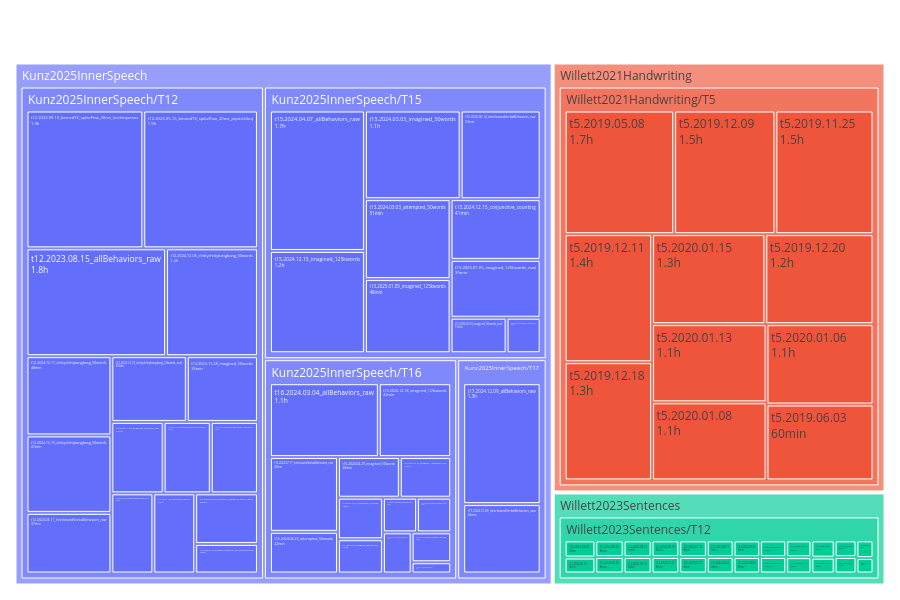

Write notebook code for a chart like this one.
### Code cell
viz.plot_study(readable(pooled, pooled.session))

### Figure 1 — Plotly figure (JSON) as saved in the notebook; plotly's stock layout.template omitted (floating-point values rounded to 4 significant figures)
{"data": [{"branchvalues": "total", "customdata": [["1.9h"], ["13min"], ["1.8h"], ["1.9h"], ["24min"], ["23min"], ["24min"], ["24min"], ["24min"], ["33min"], ["27min"], ["37min"], ["1.2h"], ["48min"], ["47min"], ["35min"], ["51min"], ["1.1h"], ["15min"], ["1.7h"], ["53min"], ["41min"], ["1.2h"], ["9min"], ["48min"], ["39min"], ["1.1h"], ["9min"], ["9min"], ["22min"], ["20min"], ["12min"], ["4min"], ["9min"], ["9min"], ["40min"], ["15min"], ["42min"], ["16min"], ["1.3h"], ["46min"], ["1.7h"], ["60min"], ["1.5h"], ["1.5h"], ["1.4h"], ["1.3h"], ["1.2h"], ["1.1h"], ["1.1h"], ["1.1h"], ["1.3h"], ["8min"], ["7min"], ["5min"], ["5min"], ["7min"], ["7min"], ["6min"], ["9min"], ["8min"], ["9min"], ["8min"], ["8min"], ["8min"], ["8min"], ["8min"], ["8min"], ["8min"], ["6min"], ["8min"], ["8min"], ["8min"], ["8min"], ["8min"], ["8min"], ["(?)"], ["(?)"], ["(?)"], ["(?)"], ["(?)"], ["(?)"], ["(?)"], ["(?)"], ["(?)"]], "domain": {"x": [0.0, 1.0], "y": [0.0, 1.0]}, "hovertemplate": "<b>%{label}</b><br>duration: %{customdata[0]}<br>share: %{percentRoot:.1%}<extra></extra>", "ids": ["Kunz2025InnerSpeech/Kunz2025InnerSpeech/T12/t12.2023.05.16_binnedTX_spikePow_20ms_joystickSeq", "Kunz2025InnerSpeech/Kunz2025InnerSpeech/T12/t12.2023.05.16_binnedTX_spikePow_20ms_joystickSingle", "Kunz2025InnerSpeech/Kunz2025InnerSpeech/T12/t12.2023.08.15_allBehaviors_raw", "Kunz2025InnerSpeech/Kunz2025InnerSpeech/T12/t12.2023.09.19_binnedTX_spikePow_20ms_lineSequenes", "Kunz2025InnerSpeech/Kunz2025InnerSpeech/T12/t12.2023.09.28_binnedTX_spikePow_20ms_arrow", "Kunz2025InnerSpeech/Kunz2025InnerSpeech/T12/t12.2023.09.28_binnedTX_spikePow_20ms_speak", "Kunz2025InnerSpeech/Kunz2025InnerSpeech/T12/t12.2023.10.12_binnedTX_spikePow_20ms_verbalMemory", "Kunz2025InnerSpeech/Kunz2025InnerSpeech/T12/t12.2023.10.12_binnedTX_spikePow_20ms_visualMemory", "Kunz2025InnerSpeech/Kunz2025InnerSpeech/T12/t12.2023.11.28_attempted_50words", "Kunz2025InnerSpeech/Kunz2025InnerSpeech/T12/t12.2023.11.28_imagined_50words", "Kunz2025InnerSpeech/Kunz2025InnerSpeech/T12/t12.2023.11.28_imagined_50words_eval", "Kunz2025InnerSpeech/Kunz2025InnerSpeech/T12/t12.2024.04.11_interleavedVerbalBehaviors_raw", "Kunz2025InnerSpeech/Kunz2025InnerSpeech/T12/t12.2024.12.06_chittychittybangbang_50words", "Kunz2025InnerSpeech/Kunz2025InnerSpeech/T12/t12.2024.12.17_chittychittybangbang_50words", "Kunz2025InnerSpeech/Kunz2025InnerSpeech/T12/t12.2024.12.19_chittychittybangbang_50words", "Kunz2025InnerSpeech/Kunz2025InnerSpeech/T12/t12.2024.12.19_chittychittybangbang_50words_eval", "Kunz2025InnerSpeech/Kunz2025InnerSpeech/T15/t15.2024.03.03_attempted_50words", "Kunz2025InnerSpeech/Kunz2025InnerSpeech/T15/t15.2024.03.03_imagined_50words", "Kunz2025InnerSpeech/Kunz2025InnerSpeech/T15/t15.2024.03.03_imagined_50words_eval", "Kunz2025InnerSpeech/Kunz2025InnerSpeech/T15/t15.2024.04.07_allBehaviors_raw", "Kunz2025InnerSpeech/Kunz2025InnerSpeech/T15/t15.2024.06.14_interleavedVerbalBehaviors_raw", "Kunz2025InnerSpeech/Kunz2025InnerSpeech/T15/t15.2024.12.15_conjunctive_counting", "Kunz2025InnerSpeech/Kunz2025InnerSpeech/T15/t15.2024.12.15_imagined_125kwords", "Kunz2025InnerSpeech/Kunz2025InnerSpeech/T15/t15.2024.12.15_imagined_125kwords_eval", "Kunz2025InnerSpeech/Kunz2025InnerSpeech/T15/t15.2025.01.05_imagined_125kwords", "Kunz2025InnerSpeech/Kunz2025InnerSpeech/T15/t15.2025.01.05_imagined_125kwords_eval", "Kunz2025InnerSpeech/Kunz2025InnerSpeech/T16/t16.2024.03.04_allBehaviors_raw", "Kunz2025InnerSpeech/Kunz2025InnerSpeech/T16/t16.2024.04.08_binnedTX_spikePow_20ms", "Kunz2025InnerSpeech/Kunz2025InnerSpeech/T16/t16.2024.04.08_binnedTX_spikePow_20ms_lines", "Kunz2025InnerSpeech/Kunz2025InnerSpeech/T16/t16.2024.04.29_attempted_50words", "Kunz2025InnerSpeech/Kunz2025InnerSpeech/T16/t16.2024.04.29_imagined_50words", "Kunz2025InnerSpeech/Kunz2025InnerSpeech/T16/t16.2024.04.29_imagined_50words_eval", "Kunz2025InnerSpeech/Kunz2025InnerSpeech/T16/t16.2024.07.17_binnedTX_spikePow_20ms", "Kunz2025InnerSpeech/Kunz2025InnerSpeech/T16/t16.2024.07.17_binnedTX_spikePow_20ms_verbal", "Kunz2025InnerSpeech/Kunz2025InnerSpeech/T16/t16.2024.07.17_binnedTX_spikePow_20ms_visual", "Kunz2025InnerSpeech/Kunz2025InnerSpeech/T16/t16.2024.07.17_interleavedVerbalBehaviors_raw", "Kunz2025InnerSpeech/Kunz2025InnerSpeech/T16/t16.2024.12.18_conjunctive_counting", "Kunz2025InnerSpeech/Kunz2025InnerSpeech/T16/t16.2024.12.18_imagined_125kwords", "Kunz2025InnerSpeech/Kunz2025InnerSpeech/T16/t16.2024.12.18_imagined_125kwords_eval", "Kunz2025InnerSpeech/Kunz2025InnerSpeech/T17/t17.2024.12.09_allBehaviors_raw", "Kunz2025InnerSpeech/Kunz2025InnerSpeech/T17/t17.2024.12.09_interleavedVerbalBehaviors_raw", "Willett2021Handwriting/Willett2021Handwriting/T5/t5.2019.05.08", "Willett2021Handwriting/Willett2021Handwriting/T5/t5.2019.06.03", "Willett2021Handwriting/Willett2021Handwriting/T5/t5.2019.11.25", "Willett2021Handwriting/Willett2021Handwriting/T5/t5.2019.12.09", "Willett2021Handwriting/Willett2021Handwriting/T5/t5.2019.12.11", "Willett2021Handwriting/Willett2021Handwriting/T5/t5.2019.12.18", "Willett2021Handwriting/Willett2021Handwriting/T5/t5.2019.12.20", "Willett2021Handwriting/Willett2021Handwriting/T5/t5.2020.01.06", "Willett2021Handwriting/Willett2021Handwriting/T5/t5.2020.01.08", "Willett2021Handwriting/Willett2021Handwriting/T5/t5.2020.01.13", "Willett2021Handwriting/Willett2021Handwriting/T5/t5.2020.01.15", "Willett2023Sentences/Willett2023Sentences/T12/t12.2022.04.28", "Willett2023Sentences/Willett2023Sentences/T12/t12.2022.05.05", "Willett2023Sentences/Willett2023Sentences/T12/t12.2022.05.17", "Willett2023Sentences/Willett2023Sentences/T12/t12.2022.05.19", "Willett2023Sentences/Willett2023Sentences/T12/t12.2022.05.24", "Willett2023Sentences/Willett2023Sentences/T12/t12.2022.05.26", "Willett2023Sentences/Willett2023Sentences/T12/t12.2022.06.02", "Willett2023Sentences/Willett2023Sentences/T12/t12.2022.06.07", "Willett2023Sentences/Willett2023Sentences/T12/t12.2022.06.14", "Willett2023Sentences/Willett2023Sentences/T12/t12.2022.06.16", "Willett2023Sentences/Willett2023Sentences/T12/t12.2022.06.21", "Willett2023Sentences/Willett2023Sentences/T12/t12.2022.06.23", "Willett2023Sentences/Willett2023Sentences/T12/t12.2022.06.28", "Willett2023Sentences/Willett2023Sentences/T12/t12.2022.07.05", "Willett2023Sentences/Willett2023Sentences/T12/t12.2022.07.14", "Willett2023Sentences/Willett2023Sentences/T12/t12.2022.07.21", "Willett2023Sentences/Willett2023Sentences/T12/t12.2022.07.27", "Willett2023Sentences/Willett2023Sentences/T12/t12.2022.07.29", "Willett2023Sentences/Willett2023Sentences/T12/t12.2022.08.02", "Willett2023Sentences/Willett2023Sentences/T12/t12.2022.08.11", "Willett2023Sentences/Willett2023Sentences/T12/t12.2022.08.13", "Willett2023Sentences/Willett2023Sentences/T12/t12.2022.08.18", "Willett2023Sentences/Willett2023Sentences/T12/t12.2022.08.23", "Willett2023Sentences/Willett2023Sentences/T12/t12.2022.08.25", "Kunz2025InnerSpeech/Kunz2025InnerSpeech/T12", "Kunz2025InnerSpeech/Kunz2025InnerSpeech/T15", "Kunz2025InnerSpeech/Kunz2025InnerSpeech/T16", "Kunz2025InnerSpeech/Kunz2025InnerSpeech/T17", "Willett2021Handwriting/Willett2021Handwriting/T5", "Willett2023Sentences/Willett2023Sentences/T12", "Kunz2025InnerSpeech", "Willett2021Handwriting", "Willett2023Sentences"], "labels": ["t12.2023.05.16_binnedTX_spikePow_20ms_joystickSeq", "t12.2023.05.16_binnedTX_spikePow_20ms_joystickSingle", "t12.2023.08.15_allBehaviors_raw", "t12.2023.09.19_binnedTX_spikePow_20ms_lineSequenes", "t12.2023.09.28_binnedTX_spikePow_20ms_arrow", "t12.2023.09.28_binnedTX_spikePow_20ms_speak", "t12.2023.10.12_binnedTX_spikePow_20ms_verbalMemory", "t12.2023.10.12_binnedTX_spikePow_20ms_visualMemory", "t12.2023.11.28_attempted_50words", "t12.2023.11.28_imagined_50words", "t12.2023.11.28_imagined_50words_eval", "t12.2024.04.11_interleavedVerbalBehaviors_raw", "t12.2024.12.06_chittychittybangbang_50words", "t12.2024.12.17_chittychittybangbang_50words", "t12.2024.12.19_chittychittybangbang_50words", "t12.2024.12.19_chittychittybangbang_50words_eval", "t15.2024.03.03_attempted_50words", "t15.2024.03.03_imagined_50words", "t15.2024.03.03_imagined_50words_eval", "t15.2024.04.07_allBehaviors_raw", "t15.2024.06.14_interleavedVerbalBehaviors_raw", "t15.2024.12.15_conjunctive_counting", "t15.2024.12.15_imagined_125kwords", "t15.2024.12.15_imagined_125kwords_eval", "t15.2025.01.05_imagined_125kwords", "t15.2025.01.05_imagined_125kwords_eval", "t16.2024.03.04_allBehaviors_raw", "t16.2024.04.08_binnedTX_spikePow_20ms", "t16.2024.04.08_binnedTX_spikePow_20ms_lines", "t16.2024.04.29_attempted_50words", "t16.2024.04.29_imagined_50words", "t16.2024.04.29_imagined_50words_eval", "t16.2024.07.17_binnedTX_spikePow_20ms", "t16.2024.07.17_binnedTX_spikePow_20ms_verbal", "t16.2024.07.17_binnedTX_spikePow_20ms_visual", "t16.2024.07.17_interleavedVerbalBehaviors_raw", "t16.2024.12.18_conjunctive_counting", "t16.2024.12.18_imagined_125kwords", "t16.2024.12.18_imagined_125kwords_eval", "t17.2024.12.09_allBehaviors_raw", "t17.2024.12.09_interleavedVerbalBehaviors_raw", "t5.2019.05.08", "t5.2019.06.03", "t5.2019.11.25", "t5.2019.12.09", "t5.2019.12.11", "t5.2019.12.18", "t5.2019.12.20", "t5.2020.01.06", "t5.2020.01.08", "t5.2020.01.13", "t5.2020.01.15", "t12.2022.04.28", "t12.2022.05.05", "t12.2022.05.17", "t12.2022.05.19", "t12.2022.05.24", "t12.2022.05.26", "t12.2022.06.02", "t12.2022.06.07", "t12.2022.06.14", "t12.2022.06.16", "t12.2022.06.21", "t12.2022.06.23", "t12.2022.06.28", "t12.2022.07.05", "t12.2022.07.14", "t12.2022.07.21", "t12.2022.07.27", "t12.2022.07.29", "t12.2022.08.02", "t12.2022.08.11", "t12.2022.08.13", "t12.2022.08.18", "t12.2022.08.23", "t12.2022.08.25", "Kunz2025InnerSpeech/T12", "Kunz2025InnerSpeech/T15", "Kunz2025InnerSpeech/T16", "Kunz2025InnerSpeech/T17", "Willett2021Handwriting/T5", "Willett2023Sentences/T12", "Kunz2025InnerSpeech", "Willett2021Handwriting", "Willett2023Sentences"], "name": "", "parents": ["Kunz2025InnerSpeech/Kunz2025InnerSpeech/T12", "Kunz2025InnerSpeech/Kunz2025InnerSpeech/T12", "Kunz2025InnerSpeech/Kunz2025InnerSpeech/T12", "Kunz2025InnerSpeech/Kunz2025InnerSpeech/T12", "Kunz2025InnerSpeech/Kunz2025InnerSpeech/T12", "Kunz2025InnerSpeech/Kunz2025InnerSpeech/T12", "Kunz2025InnerSpeech/Kunz2025InnerSpeech/T12", "Kunz2025InnerSpeech/Kunz2025InnerSpeech/T12", "Kunz2025InnerSpeech/Kunz2025InnerSpeech/T12", "Kunz2025InnerSpeech/Kunz2025InnerSpeech/T12", "Kunz2025InnerSpeech/Kunz2025InnerSpeech/T12", "Kunz2025InnerSpeech/Kunz2025InnerSpeech/T12", "Kunz2025InnerSpeech/Kunz2025InnerSpeech/T12", "Kunz2025InnerSpeech/Kunz2025InnerSpeech/T12", "Kunz2025InnerSpeech/Kunz2025InnerSpeech/T12", "Kunz2025InnerSpeech/Kunz2025InnerSpeech/T12", "Kunz2025InnerSpeech/Kunz2025InnerSpeech/T15", "Kunz2025InnerSpeech/Kunz2025InnerSpeech/T15", "Kunz2025InnerSpeech/Kunz2025InnerSpeech/T15", "Kunz2025InnerSpeech/Kunz2025InnerSpeech/T15", "Kunz2025InnerSpeech/Kunz2025InnerSpeech/T15", "Kunz2025InnerSpeech/Kunz2025InnerSpeech/T15", "Kunz2025InnerSpeech/Kunz2025InnerSpeech/T15", "Kunz2025InnerSpeech/Kunz2025InnerSpeech/T15", "Kunz2025InnerSpeech/Kunz2025InnerSpeech/T15", "Kunz2025InnerSpeech/Kunz2025InnerSpeech/T15", "Kunz2025InnerSpeech/Kunz2025InnerSpeech/T16", "Kunz2025InnerSpeech/Kunz2025InnerSpeech/T16", "Kunz2025InnerSpeech/Kunz2025InnerSpeech/T16", "Kunz2025InnerSpeech/Kunz2025InnerSpeech/T16", "Kunz2025InnerSpeech/Kunz2025InnerSpeech/T16", "Kunz2025InnerSpeech/Kunz2025InnerSpeech/T16", "Kunz2025InnerSpeech/Kunz2025InnerSpeech/T16", "Kunz2025InnerSpeech/Kunz2025InnerSpeech/T16", "Kunz2025InnerSpeech/Kunz2025InnerSpeech/T16", "Kunz2025InnerSpeech/Kunz2025InnerSpeech/T16", "Kunz2025InnerSpeech/Kunz2025InnerSpeech/T16", "Kunz2025InnerSpeech/Kunz2025InnerSpeech/T16", "Kunz2025InnerSpeech/Kunz2025InnerSpeech/T16", "Kunz2025InnerSpeech/Kunz2025InnerSpeech/T17", "Kunz2025InnerSpeech/Kunz2025InnerSpeech/T17", "Willett2021Handwriting/Willett2021Handwriting/T5", "Willett2021Handwriting/Willett2021Handwriting/T5", "Willett2021Handwriting/Willett2021Handwriting/T5", "Willett2021Handwriting/Willett2021Handwriting/T5", "Willett2021Handwriting/Willett2021Handwriting/T5", "Willett2021Handwriting/Willett2021Handwriting/T5", "Willett2021Handwriting/Willett2021Handwriting/T5", "Willett2021Handwriting/Willett2021Handwriting/T5", "Willett2021Handwriting/Willett2021Handwriting/T5", "Willett2021Handwriting/Willett2021Handwriting/T5", "Willett2021Handwriting/Willett2021Handwriting/T5", "Willett2023Sentences/Willett2023Sentences/T12", "Willett2023Sentences/Willett2023Sentences/T12", "Willett2023Sentences/Willett2023Sentences/T12", "Willett2023Sentences/Willett2023Sentences/T12", "Willett2023Sentences/Willett2023Sentences/T12", "Willett2023Sentences/Willett2023Sentences/T12", "Willett2023Sentences/Willett2023Sentences/T12", "Willett2023Sentences/Willett2023Sentences/T12", "Willett2023Sentences/Willett2023Sentences/T12", "Willett2023Sentences/Willett2023Sentences/T12", "Willett2023Sentences/Willett2023Sentences/T12", "Willett2023Sentences/Willett2023Sentences/T12", "Willett2023Sentences/Willett2023Sentences/T12", "Willett2023Sentences/Willett2023Sentences/T12", "Willett2023Sentences/Willett2023Sentences/T12", "Willett2023Sentences/Willett2023Sentences/T12", "Willett2023Sentences/Willett2023Sentences/T12", "Willett2023Sentences/Willett2023Sentences/T12", "Willett2023Sentences/Willett2023Sentences/T12", "Willett2023Sentences/Willett2023Sentences/T12", "Willett2023Sentences/Willett2023Sentences/T12", "Willett2023Sentences/Willett2023Sentences/T12", "Willett2023Sentences/Willett2023Sentences/T12", "Willett2023Sentences/Willett2023Sentences/T12", "Kunz2025InnerSpeech", "Kunz2025InnerSpeech", "Kunz2025InnerSpeech", "Kunz2025InnerSpeech", "Willett2021Handwriting", "Willett2023Sentences", "", "", ""], "texttemplate": "%{label}<br>%{customdata[0]}", "type": "treemap", "values": [6783.0, 796.0, 6461.0, 6910.0, 1444.0, 1363.0, 1445.0, 1446.0, 1440.0, 2007.0, 1603.0, 2208.0, 4254.0, 2886.0, 2821.0, 2129.0, 3080.0, 3818.0, 893.9, 5999.0, 3191.0, 2458.0, 4367.0, 543.0, 2855.0, 2344.0, 3804.0, 559.2, 559.2, 1341.0, 1190.0, 728.0, 210.6, 559.2, 559.2, 2407.0, 883.5, 2528.0, 987.8, 4799.0, 2756.0, 5993.0, 3592.0, 5369.0, 5537.0, 4953.0, 4573.0, 4308.0, 3801.0, 3954.0, 3955.0, 4507.0, 450.8, 393.7, 321.5, 281.2, 429.5, 441.0, 388.7, 562.4, 493.0, 524.9, 498.3, 473.1, 500.3, 472.2, 489.6, 487.4, 490.4, 385.4, 467.2, 473.9, 462.5, 491.6, 501.1, 464.3, 46000.0, 29550.0, 16320.0, 7555.0, 50540.0, 10940.0, 99420.0, 50540.0, 10940.0]}], "layout": {"height": 600, "legend": {"tracegroupgap": 0}, "margin": {"b": 10, "l": 10, "r": 10, "t": 40}}}
